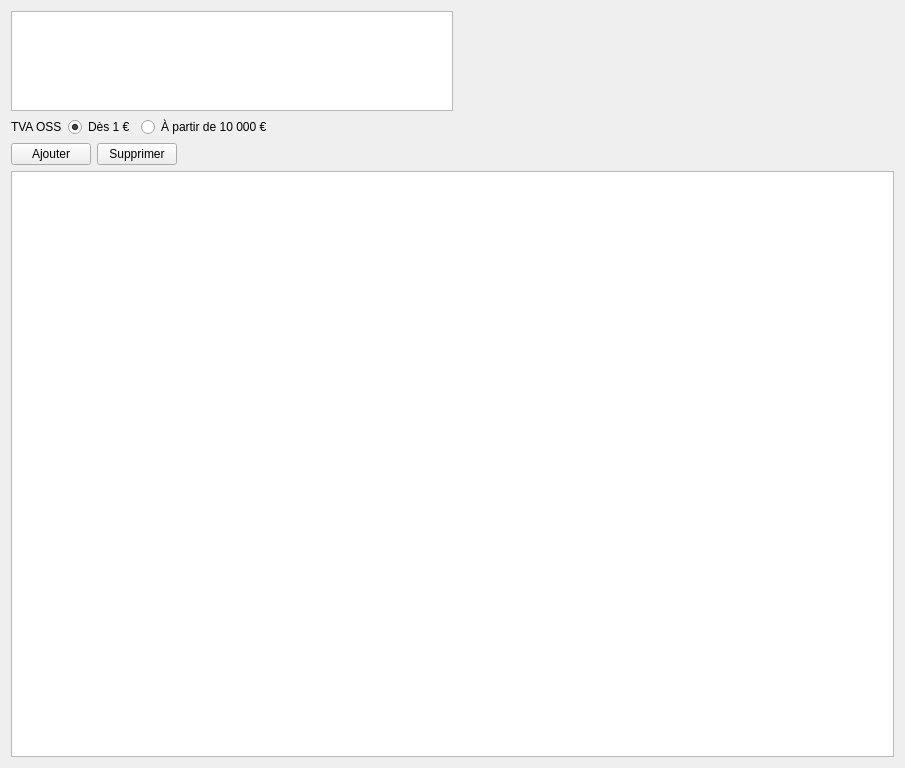
<?xml version="1.0" encoding="UTF-8"?>
<ui version="4.0">
 <class>PaneVatNumbers</class>
 <widget class="QWidget" name="PaneVatNumbers">
  <property name="geometry">
   <rect>
    <x>0</x>
    <y>0</y>
    <width>905</width>
    <height>768</height>
   </rect>
  </property>
  <property name="windowTitle">
   <string>Numéros de TVA</string>
  </property>
  <layout class="QVBoxLayout" name="verticalLayout">
   <item>
    <layout class="QHBoxLayout" name="horizontalLayout_3">
     <item>
      <widget class="QTableView" name="tableViewCompany">
       <property name="maximumSize">
        <size>
         <width>16777215</width>
         <height>100</height>
        </size>
       </property>
       <attribute name="horizontalHeaderStretchLastSection">
        <bool>true</bool>
       </attribute>
      </widget>
     </item>
     <item>
      <spacer name="horizontalSpacer_3">
       <property name="orientation">
        <enum>Qt::Horizontal</enum>
       </property>
       <property name="sizeHint" stdset="0">
        <size>
         <width>158</width>
         <height>20</height>
        </size>
       </property>
      </spacer>
     </item>
    </layout>
   </item>
   <item>
    <layout class="QHBoxLayout" name="horizontalLayout_2">
     <item>
      <widget class="QLabel" name="label">
       <property name="text">
        <string>TVA OSS</string>
       </property>
      </widget>
     </item>
     <item>
      <widget class="QRadioButton" name="radioThreshold0">
       <property name="text">
        <string>Dès 1 €</string>
       </property>
       <property name="checked">
        <bool>true</bool>
       </property>
      </widget>
     </item>
     <item>
      <widget class="QRadioButton" name="radioThreshold10000">
       <property name="text">
        <string>À partir de 10 000 €</string>
       </property>
      </widget>
     </item>
     <item>
      <spacer name="horizontalSpacer_2">
       <property name="orientation">
        <enum>Qt::Horizontal</enum>
       </property>
       <property name="sizeHint" stdset="0">
        <size>
         <width>40</width>
         <height>20</height>
        </size>
       </property>
      </spacer>
     </item>
    </layout>
   </item>
   <item>
    <layout class="QHBoxLayout" name="horizontalLayout">
     <item>
      <widget class="QPushButton" name="buttonAdd">
       <property name="toolTip">
        <string>Ajouter un numéro de TVA</string>
       </property>
       <property name="text">
        <string>Ajouter</string>
       </property>
      </widget>
     </item>
     <item>
      <widget class="QPushButton" name="buttonRemove">
       <property name="text">
        <string>Supprimer</string>
       </property>
      </widget>
     </item>
     <item>
      <spacer name="horizontalSpacer">
       <property name="orientation">
        <enum>Qt::Horizontal</enum>
       </property>
       <property name="sizeHint" stdset="0">
        <size>
         <width>40</width>
         <height>20</height>
        </size>
       </property>
      </spacer>
     </item>
    </layout>
   </item>
   <item>
    <widget class="QTableView" name="tableViewNumbers">
     <property name="selectionMode">
      <enum>QAbstractItemView::SingleSelection</enum>
     </property>
     <property name="selectionBehavior">
      <enum>QAbstractItemView::SelectRows</enum>
     </property>
     <attribute name="horizontalHeaderStretchLastSection">
      <bool>true</bool>
     </attribute>
     <attribute name="verticalHeaderStretchLastSection">
      <bool>false</bool>
     </attribute>
    </widget>
   </item>
  </layout>
 </widget>
 <resources/>
 <connections/>
</ui>
